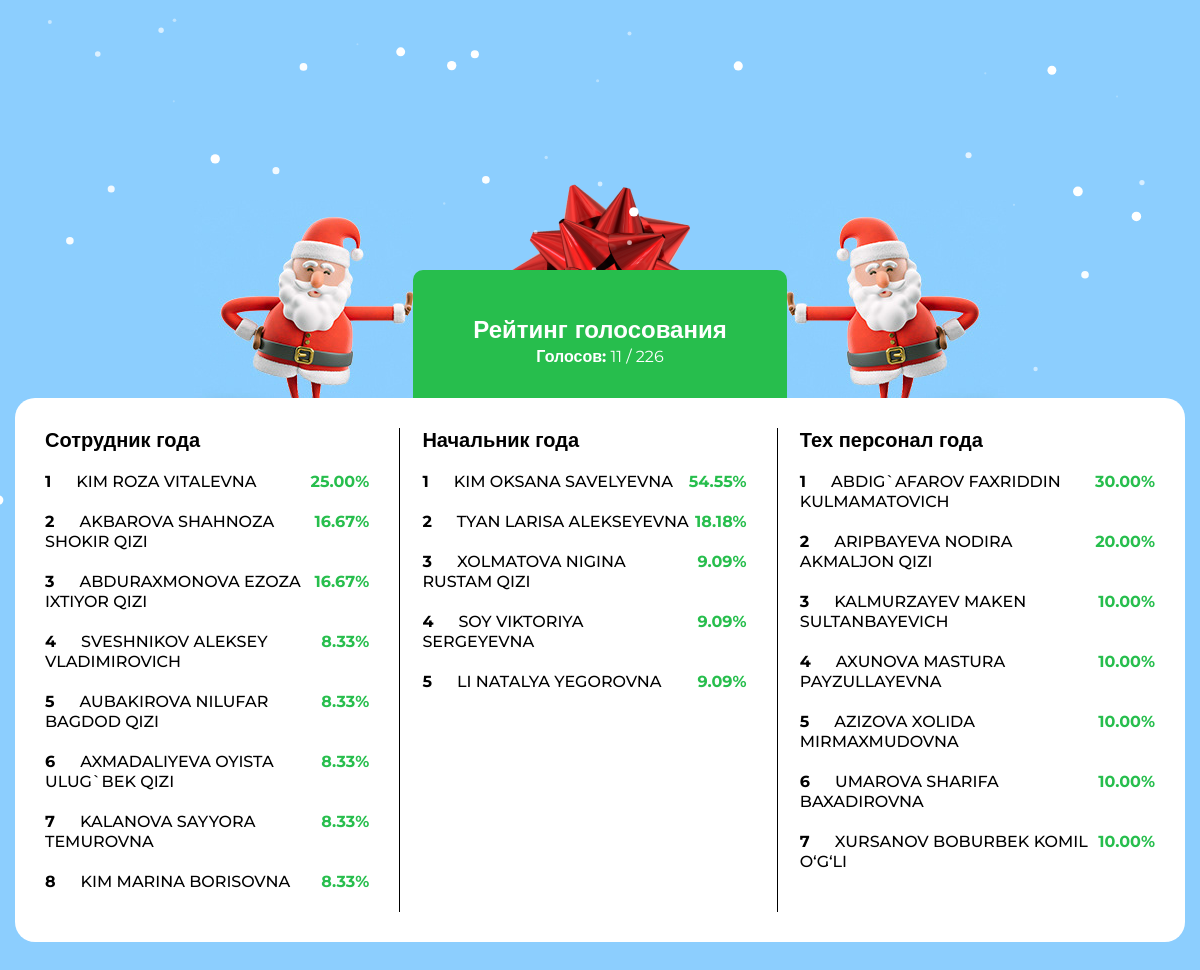
Screenshot of /list.php (signed in) with the database file from the repository.
### tables this page shows
CREATE TABLE IF NOT EXISTS `users` (
  `id` int(10) unsigned NOT NULL AUTO_INCREMENT,
  `role` tinyint(2) unsigned NOT NULL DEFAULT 0,
  `status` tinyint(1) DEFAULT NULL,
  `department` varchar(255) NOT NULL DEFAULT '0',
  `position` varchar(255) NOT NULL DEFAULT '0',
  `position_id` tinyint(1) unsigned NOT NULL DEFAULT 1,
  `fio_passport` varchar(255) DEFAULT NULL,
  `fio` varchar(255) DEFAULT NULL,
  `phone` varchar(16) DEFAULT NULL,
  `password` varchar(32) DEFAULT NULL,
  `created_at` datetime DEFAULT NULL,
  `updated_at` datetime DEFAULT NULL,
  PRIMARY KEY (`id`),
  UNIQUE KEY `phone` (`phone`)
);

### init.php (called while the page is built, shortened)
<?php
function __($text){
    return $text;
}

### classes/Poll.php (called while the page is built, shortened)
<?php
class Poll{
	public static function stat($position=[1,2,3],$limit=1000){
        if(is_array($position)) {
            $position = implode(',', $position);
        }
	    $result = DB::query(" SELECT u.id, p.cnt,u.fio_passport,u.position,u.position_id,u.phone
                 FROM (
                     SELECT COUNT(p.user_to) as cnt, p.user_to FROM polls p
                     GROUP BY p.user_to
                     ORDER BY cnt DESC
                 ) AS p
                 INNER JOIN users u ON u.id=p.user_to
                 WHERE u.position_id in ({$position})
                 ORDER BY u.position_id ASC, cnt DESC
                 LIMIT {$limit}");
        return $result;
    }
}

### classes/DB.php (called while the page is built, shortened)
<?php
class DB{
	private static $db;
	public static function init()
	{
		$config = require ('config.php');
		try{
			self::$db = new PDO('mysql:host=' . $config['db']['host'] . ';dbname=' . $config['db']['dbname'], $config['db']['login'], $config['db']['password']);
		}catch(PDOException $e) {
			echo "Error!: " . $e->getMessage();
			exit();
		}
	}
	public static function query($sql, $params = [])
	{
		$stmt = self::$db->prepare($sql);
		if ( !empty($params) ) {
			foreach ($params as $key => $value) {
				$stmt->bindValue(":$key", $value);
			}
		}
		$stmt->execute();
		return $stmt->fetchAll(PDO::FETCH_ASSOC);
	}
}

### classes/User.php (called while the page is built, shortened)
<?php
class User{
    public static function getUsersCount($role=1){
        $result = DB::query("SELECT Count(id) cnt FROM users WHERE role=:role AND position_id in(1,2,3,4)",['role'=>$role]);
        return $result[0]['cnt'];
    }
}

### list.php (the view, shortened to what this page needs)
<?php
require ('init.php');
$users_count = User::getUsersCount();
$users = Poll::stat();
$cnt =[];
foreach($users as $user) {
    $cnt[$user['position_id']] += $user['cnt'];
}
$percent[1] = isset($cnt[1]) && $cnt[1]!=0 ? 100/$cnt[1] :0;
$percent[2] = isset($cnt[2]) && $cnt[2]!=0 ? 100/$cnt[2] :0;
$percent[3] = isset($cnt[3]) && $cnt[3]!=0 ? 100/$cnt[3] :0;
$cnts = $cnt[1]+$cnt[2]+$cnt[3];
include('header.php') ?>
    <div class="lists">
        <div class="container">
            <div class="lists-wrapper">
                <div class="lists-bg">
                    <div class="lists-rel">
                        <div class="claus-left">
                            <img src="assets/img/raiting-claus-left.png" alt="#">
                        </div>
                        <div class="lists-abs">
                            <div class="bantik">
                                <img src="assets/img/raiting-lents.png" alt="">
                            </div>
                            <div class="lists-title">
                                <span><a href="/list.php"><?= __('Рейтинг') ?> <small><?= __('голосования') ?></small> </a></span>
                                <div class="text-center text-white"><b>Голосов:</b> <?=ceil($cnts/3) ?> / <?=$users_count?></div>
                            </div>
                        </div>
                        <div class="claus-right">
                            <img src="assets/img/raiting-claus.png" alt="#">
                        </div>
                    </div>
                </div>
                <div class="lists-all">
                    <div class="list-item">
                        <ol>
                            <strong><?= __('Сотрудник года') ?></strong>
                            <?php
                            $n=0;
                            foreach($users as $user ){
                                if($user['position_id']!=2) continue;
                                $n++;
                                ?>
                                <li>
                                    <p><small><?= $n ?></small><?=$user['fio_passport'] ?></p>
                                    <b class="light-green"><?=number_format($user['cnt']*$percent[2],2,'.','') ?>%</b>
                                </li>
                            <?php } ?>
                        </ol>
                    </div>
                    <div class="list-item">
                        <ol>
                            <strong><?= __('Начальник года') ?></strong>
                            <?php
                            $n=0;
                            foreach($users as $user ){
                                if($user['position_id']!=1) continue;
                                $n++;
                                ?>
                                <li>
                                    <p><small><?= $n ?></small><?=$user['fio_passport'] ?></p>
                                    <b class="light-green"><?=number_format($user['cnt']*$percent[1],2,'.','') ?>%</b>
                                </li>
                            <?php } ?>
                        </ol>
                    </div>
                    <div class="list-item">
                        <ol>
                            <strong><?= __('Тех персонал года') ?></strong>
                            <?php
                            $n = 0;
                            foreach($users as $user ){
                                if($user['position_id']!=3) continue;
                                $n++;
                                ?>
                                <li>
                                    <p><small><?= $n ?></small><?=$user['fio_passport'] ?></p>
                                    <b class="light-green"><?=number_format($user['cnt']*$percent[3],2,'.','') ?>%</b>
                                </li>
                            <?php } ?>
                        </ol>
                    </div>
                </div>
            </div>
        </div>
    </div>
<?php
include('footer.php');
?>

### header.php (shortened to what this page needs)
<!DOCTYPE html>
<html>
<head>
    <link rel="stylesheet" href="assets/libs/bootstrap/css/bootstrap.min.css">
    <link rel="stylesheet" href="assets/css/app.css">
    <link rel="stylesheet" href="assets/css/media.css">
</head>
<body>
<?php
include('snow.php') ?>

### snow.php (shortened to what this page needs)
<div class="background">
</div>

### footer.php (shortened to what this page needs)
</body>
</html>

### assets/css/app.css (style rules this page uses)
* { padding: 0; margin: 0; box-sizing: border-box; }
ol { padding-left: 0; }
body { font-family: "Montserrat", sans-serif; background-color: #8ccefe; }
.container { max-width: 1480px; width: 100%; padding: 0 15px; margin: 0 auto; }
.lists { margin-top: 700px; margin-bottom: 200px; }
.lists-bg { display: flex; justify-content: center; align-items: center; }
.lists-rel { position: relative; display: flex; }
.lists-abs { display: flex; flex-direction: column; justify-content: center; align-items: center; position: relative; }
.bantik { position: absolute; top: -20px; z-index: -1; }
.lists-title { background: linear-gradient(0deg, #27be4d, #27be4d), #d9d9d9; border-radius: 10px 10px 0 0; padding: 45px 60px; position: inherit; bottom: -20px; }
.lists-title span, .lists-title span a, .lists-title span a small { font-style: normal; font-weight: 700; font-size: 24px; line-height: 29px; color: #fff; text-decoration: none; }
.lists-all { display: flex; justify-content: space-between; background: #fff; border-radius: 20px; padding: 30px; transform: translateY(-45px); }
.list-item { width: 32%; border-right: 1px solid #000; padding-right: 30px; }
.list-item:last-child { border-right: 0; padding-right: 0; }
.list-item small { font-style: normal; font-weight: 700; font-size: 16px; line-height: 20px; color: #000; margin-right: 25px; }
.list-item b { font-style: normal; font-weight: 700; font-size: 16px; line-height: 20px; color: #000; }
.list-item strong { display: block; font-style: normal; font-weight: 700; font-size: 20px; line-height: 24px; color: #000; margin-bottom: 20px; }
.list-item li { display: flex; justify-content: space-between; margin-bottom: 20px; }
.list-item p { font-style: normal; font-weight: 500; font-size: 16px; line-height: 20px; color: #000; margin-bottom: 0; padding-right: 5px; }
.light-green { color: #27be4d !important; }

### snow.php (style rules this page uses)
.background { position: absolute; left: 0; top: 0; width: 100%; min-height: 100%; }

### list.php (style rules this page uses)
.lists { margin-top:200px !important; }

### rows the page displays
users: fio_passport "KIM ROZA VITALEVNA", cnt "25.00"
users: fio_passport "AKBAROVA SHAHNOZA SHOKIR QIZI", cnt "16.67"
users: fio_passport "ABDURAXMONOVA EZOZA IXTIYOR QIZI", cnt "16.67"
users: fio_passport "SVESHNIKOV ALEKSEY VLADIMIROVICH", cnt "8.33"
users: fio_passport "AUBAKIROVA NILUFAR BAGDOD QIZI", cnt "8.33"
users: fio_passport "AXMADALIYEVA OYISTA ULUG`BEK QIZI", cnt "8.33"
users: fio_passport "KALANOVA SAYYORA TEMUROVNA", cnt "8.33"
users: fio_passport "KIM MARINA BORISOVNA", cnt "8.33"
users: fio_passport "KIM OKSANA SAVELYEVNA", cnt "54.55"
users: fio_passport "TYAN LARISA ALEKSEYEVNA", cnt "18.18"
users: fio_passport "XOLMATOVA NIGINA RUSTAM QIZI", cnt "9.09"
users: fio_passport "SOY VIKTORIYA SERGEYEVNA", cnt "9.09"
users: fio_passport "LI NATALYA YEGOROVNA", cnt "9.09"
users: fio_passport "ABDIG`AFAROV FAXRIDDIN KULMAMATOVICH", cnt "30.00"
users: fio_passport "ARIPBAYEVA NODIRA AKMALJON QIZI", cnt "20.00"
users: fio_passport "KALMURZAYEV MAKEN SULTANBAYEVICH", cnt "10.00"
users: fio_passport "AXUNOVA MASTURA PAYZULLAYEVNA", cnt "10.00"
users: fio_passport "AZIZOVA XOLIDA MIRMAXMUDOVNA", cnt "10.00"
users: fio_passport "UMAROVA SHARIFA BAXADIROVNA", cnt "10.00"
users: fio_passport "XURSANOV BOBURBEK KOMIL O‘G‘LI", cnt "10.00"

### other values shown
__('Рейтинг') "Рейтинг"
__('голосования') "голосования"
ceil($cnts/3) "11"
$users_count "226"
__('Сотрудник года') "Сотрудник года"
__('Начальник года') "Начальник года"
__('Тех персонал года') "Тех персонал года"
